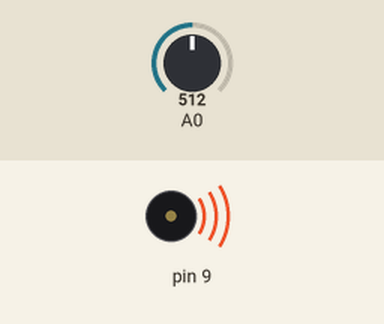
Recording of a sketch running on a simulated Arduino Uno, built with avr-gcc and run on an emulated ATmega328P. Shown: buzzer (waves = sounding). The inputs (shaded band) are chosen by the test bench; at power-on: A0 = 512. What the sketch prints to the serial monitor is not drawn.

Above: at 0.5 s.
At 2.5 s:
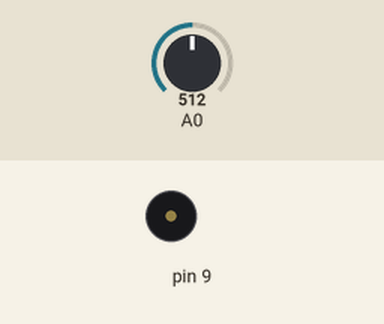
Timing chart, 0 to 5.2 s (numbered marks = the images above):
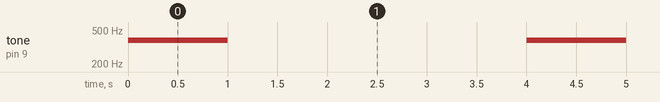

Measured:
- by itself, tone on pin 9: alternates 377 Hz for 1.0 s and silent for 3.0 s

The sketch:

buzzer-v02.ino
```cpp
void setup() {
  // put your setup code here, to run once:
  Serial.begin(9600); //串口用来观察电位器的电位值大小
}

void loop() {
  // put your main code here, to run repeatedly:
  int sensorReading = analogRead(A0); //读取电位器的模拟量
  Serial.println(sensorReading); //通过串口来显示电位器的模拟量数值

  int thisPitch = map(sensorReading,400,1000,120,1500); //用来提取蜂鸣器的发生频率
  tone(9,thisPitch,1000); //1000为声音播放时间，9为驱动蜂鸣器的端口
  delay(4000); //延迟时间，间隔时间
}
```
